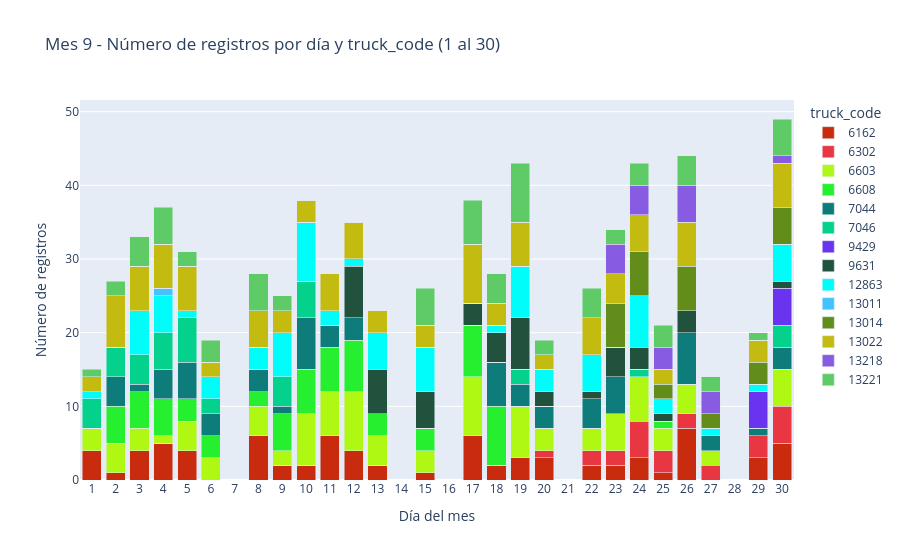

Here is the notebook cell this chart was saved with:
### Code cell
# Histograma (barras) del mes 9: número de registros por día
df_mes_9 = df.loc[df["mes"] == 9].copy()
# Conteo por truck_code en mes 9
conteo_por_camion_mes_9 = (
    df_mes_9["truck_code"]
    .value_counts(dropna=False)
    .sort_index()
)

# Si no existe px (por orden de ejecución), importarlo
if "px" not in globals():
    import plotly.express as px

# Conteo por día y truck_code (apilado) para septiembre (1..30)
registros_por_dia_truck_mes_9 = (

    df_mes_9.groupby(["u_day", "truck_code"])
    .size()
    .unstack(fill_value=0)
    .reindex(range(1, 31), fill_value=0)
)

# Colores consistentes con meses anteriores; fallback determinístico si aparece un truck nuevo
truck_ids_mes_9 = registros_por_dia_truck_mes_9.columns.tolist()
colores_por_truck_mes_9 = {
    t: colores_por_truck.get(
        t,
        f"#{(int(pd.util.hash_pandas_object(pd.Index([t]), index=False).iloc[0]) & 0xFFFFFF):06x}"
    )
    for t in truck_ids_mes_9
}

# Formato largo para Plotly
plot_data_mes_9 = (
    registros_por_dia_truck_mes_9   
    .reset_index(names="u_day")
    .melt(id_vars="u_day", var_name="truck_code", value_name="conteo")
)

fig_mes_9 = px.bar(
    plot_data_mes_9,
    x="u_day",
    y="conteo",
    color="truck_code",
    title="Mes 9 - Número de registros por día y truck_code (1 al 30)",
    labels={"u_day": "Día del mes", "conteo": "Número de registros", "truck_code": "truck_code"},
    color_discrete_map=colores_por_truck_mes_9
)

fig_mes_9.update_layout(
    barmode="stack",
    xaxis=dict(tickmode="linear", dtick=1),
    legend_title_text="truck_code"
)

fig_mes_9.update_traces(
    hovertemplate="Día %{x}<br>truck_code=%{fullData.name}<br>Conteo=%{y}<extra></extra>"
)

fig_mes_9.show()

print("Conteo por camión (mes 9):")
display(conteo_por_camion_mes_9)
registros_por_dia_mes_9 = (
    df_mes_9["u_day"]
    .value_counts()
    .sort_index()
)

print(f"Total de registros en mes 9: {len(df_mes_9)}")
display(registros_por_dia_mes_9)

### Figure 1 — Plotly figure (JSON) as saved in the notebook; plotly's stock layout.template omitted (floating-point values rounded to 4 significant figures)
{"data": [{"hovertemplate": "Día %{x}<br>truck_code=%{fullData.name}<br>Conteo=%{y}<extra></extra>", "legendgroup": "6162", "marker": {"color": "#c82b0e", "pattern": {"shape": ""}}, "name": "6162", "orientation": "v", "showlegend": true, "textposition": "auto", "type": "bar", "x": [1, 2, 3, 4, 5, 6, 7, 8, 9, 10, 11, 12, 13, 14, 15, 16, 17, 18, 19, 20, 21, 22, 23, 24, 25, 26, 27, 28, 29, 30], "xaxis": "x", "y": [4, 1, 4, 5, 4, 0, 0, 6, 2, 2, 6, 4, 2, 0, 1, 0, 6, 2, 3, 3, 0, 2, 2, 3, 1, 7, 0, 0, 3, 5], "yaxis": "y"}, {"hovertemplate": "Día %{x}<br>truck_code=%{fullData.name}<br>Conteo=%{y}<extra></extra>", "legendgroup": "6302", "marker": {"color": "#e93643", "pattern": {"shape": ""}}, "name": "6302", "orientation": "v", "showlegend": true, "textposition": "auto", "type": "bar", "x": [1, 2, 3, 4, 5, 6, 7, 8, 9, 10, 11, 12, 13, 14, 15, 16, 17, 18, 19, 20, 21, 22, 23, 24, 25, 26, 27, 28, 29, 30], "xaxis": "x", "y": [0, 0, 0, 0, 0, 0, 0, 0, 0, 0, 0, 0, 0, 0, 0, 0, 0, 0, 0, 1, 0, 2, 2, 5, 3, 2, 2, 0, 3, 5], "yaxis": "y"}, {"hovertemplate": "Día %{x}<br>truck_code=%{fullData.name}<br>Conteo=%{y}<extra></extra>", "legendgroup": "6603", "marker": {"color": "#aff813", "pattern": {"shape": ""}}, "name": "6603", "orientation": "v", "showlegend": true, "textposition": "auto", "type": "bar", "x": [1, 2, 3, 4, 5, 6, 7, 8, 9, 10, 11, 12, 13, 14, 15, 16, 17, 18, 19, 20, 21, 22, 23, 24, 25, 26, 27, 28, 29, 30], "xaxis": "x", "y": [3, 4, 3, 1, 4, 3, 0, 4, 2, 7, 6, 8, 4, 0, 3, 0, 8, 0, 7, 3, 0, 3, 5, 6, 3, 4, 2, 0, 0, 5], "yaxis": "y"}, {"hovertemplate": "Día %{x}<br>truck_code=%{fullData.name}<br>Conteo=%{y}<extra></extra>", "legendgroup": "6608", "marker": {"color": "#26ef30", "pattern": {"shape": ""}}, "name": "6608", "orientation": "v", "showlegend": true, "textposition": "auto", "type": "bar", "x": [1, 2, 3, 4, 5, 6, 7, 8, 9, 10, 11, 12, 13, 14, 15, 16, 17, 18, 19, 20, 21, 22, 23, 24, 25, 26, 27, 28, 29, 30], "xaxis": "x", "y": [0, 5, 5, 5, 3, 3, 0, 2, 5, 6, 6, 7, 3, 0, 3, 0, 7, 8, 0, 0, 0, 0, 0, 0, 1, 0, 0, 0, 0, 0], "yaxis": "y"}, {"hovertemplate": "Día %{x}<br>truck_code=%{fullData.name}<br>Conteo=%{y}<extra></extra>", "legendgroup": "7044", "marker": {"color": "#0e7c7a", "pattern": {"shape": ""}}, "name": "7044", "orientation": "v", "showlegend": true, "textposition": "auto", "type": "bar", "x": [1, 2, 3, 4, 5, 6, 7, 8, 9, 10, 11, 12, 13, 14, 15, 16, 17, 18, 19, 20, 21, 22, 23, 24, 25, 26, 27, 28, 29, 30], "xaxis": "x", "y": [0, 4, 1, 4, 5, 3, 0, 3, 1, 7, 3, 3, 0, 0, 0, 0, 0, 6, 3, 3, 0, 4, 5, 0, 0, 7, 2, 0, 1, 3], "yaxis": "y"}, {"hovertemplate": "Día %{x}<br>truck_code=%{fullData.name}<br>Conteo=%{y}<extra></extra>", "legendgroup": "7046", "marker": {"color": "#03d18c", "pattern": {"shape": ""}}, "name": "7046", "orientation": "v", "showlegend": true, "textposition": "auto", "type": "bar", "x": [1, 2, 3, 4, 5, 6, 7, 8, 9, 10, 11, 12, 13, 14, 15, 16, 17, 18, 19, 20, 21, 22, 23, 24, 25, 26, 27, 28, 29, 30], "xaxis": "x", "y": [4, 4, 4, 5, 6, 2, 0, 0, 4, 5, 0, 0, 0, 0, 0, 0, 0, 0, 2, 0, 0, 0, 0, 1, 0, 0, 0, 0, 0, 3], "yaxis": "y"}, {"hovertemplate": "Día %{x}<br>truck_code=%{fullData.name}<br>Conteo=%{y}<extra></extra>", "legendgroup": "9429", "marker": {"color": "#6933ef", "pattern": {"shape": ""}}, "name": "9429", "orientation": "v", "showlegend": true, "textposition": "auto", "type": "bar", "x": [1, 2, 3, 4, 5, 6, 7, 8, 9, 10, 11, 12, 13, 14, 15, 16, 17, 18, 19, 20, 21, 22, 23, 24, 25, 26, 27, 28, 29, 30], "xaxis": "x", "y": [0, 0, 0, 0, 0, 0, 0, 0, 0, 0, 0, 0, 0, 0, 0, 0, 0, 0, 0, 0, 0, 0, 0, 0, 0, 0, 0, 0, 5, 5], "yaxis": "y"}, {"hovertemplate": "Día %{x}<br>truck_code=%{fullData.name}<br>Conteo=%{y}<extra></extra>", "legendgroup": "9631", "marker": {"color": "#21523d", "pattern": {"shape": ""}}, "name": "9631", "orientation": "v", "showlegend": true, "textposition": "auto", "type": "bar", "x": [1, 2, 3, 4, 5, 6, 7, 8, 9, 10, 11, 12, 13, 14, 15, 16, 17, 18, 19, 20, 21, 22, 23, 24, 25, 26, 27, 28, 29, 30], "xaxis": "x", "y": [0, 0, 0, 0, 0, 0, 0, 0, 0, 0, 0, 7, 6, 0, 5, 0, 3, 4, 7, 2, 0, 1, 4, 3, 1, 3, 0, 0, 0, 1], "yaxis": "y"}, {"hovertemplate": "Día %{x}<br>truck_code=%{fullData.name}<br>Conteo=%{y}<extra></extra>", "legendgroup": "12863", "marker": {"color": "#01fdf9", "pattern": {"shape": ""}}, "name": "12863", "orientation": "v", "showlegend": true, "textposition": "auto", "type": "bar", "x": [1, 2, 3, 4, 5, 6, 7, 8, 9, 10, 11, 12, 13, 14, 15, 16, 17, 18, 19, 20, 21, 22, 23, 24, 25, 26, 27, 28, 29, 30], "xaxis": "x", "y": [1, 0, 6, 5, 1, 3, 0, 3, 6, 8, 2, 1, 5, 0, 6, 0, 0, 1, 7, 3, 0, 5, 0, 7, 2, 0, 1, 0, 1, 5], "yaxis": "y"}, {"hovertemplate": "Día %{x}<br>truck_code=%{fullData.name}<br>Conteo=%{y}<extra></extra>", "legendgroup": "13011", "marker": {"color": "#44c1ff", "pattern": {"shape": ""}}, "name": "13011", "orientation": "v", "showlegend": true, "textposition": "auto", "type": "bar", "x": [1, 2, 3, 4, 5, 6, 7, 8, 9, 10, 11, 12, 13, 14, 15, 16, 17, 18, 19, 20, 21, 22, 23, 24, 25, 26, 27, 28, 29, 30], "xaxis": "x", "y": [0, 0, 0, 1, 0, 0, 0, 0, 0, 0, 0, 0, 0, 0, 0, 0, 0, 0, 0, 0, 0, 0, 0, 0, 0, 0, 0, 0, 0, 0], "yaxis": "y"}, {"hovertemplate": "Día %{x}<br>truck_code=%{fullData.name}<br>Conteo=%{y}<extra></extra>", "legendgroup": "13014", "marker": {"color": "#628d1a", "pattern": {"shape": ""}}, "name": "13014", "orientation": "v", "showlegend": true, "textposition": "auto", "type": "bar", "x": [1, 2, 3, 4, 5, 6, 7, 8, 9, 10, 11, 12, 13, 14, 15, 16, 17, 18, 19, 20, 21, 22, 23, 24, 25, 26, 27, 28, 29, 30], "xaxis": "x", "y": [0, 0, 0, 0, 0, 0, 0, 0, 0, 0, 0, 0, 0, 0, 0, 0, 0, 0, 0, 0, 0, 0, 6, 6, 2, 6, 2, 0, 3, 5], "yaxis": "y"}, {"hovertemplate": "Día %{x}<br>truck_code=%{fullData.name}<br>Conteo=%{y}<extra></extra>", "legendgroup": "13022", "marker": {"color": "#c3bb10", "pattern": {"shape": ""}}, "name": "13022", "orientation": "v", "showlegend": true, "textposition": "auto", "type": "bar", "x": [1, 2, 3, 4, 5, 6, 7, 8, 9, 10, 11, 12, 13, 14, 15, 16, 17, 18, 19, 20, 21, 22, 23, 24, 25, 26, 27, 28, 29, 30], "xaxis": "x", "y": [2, 7, 6, 6, 6, 2, 0, 5, 3, 3, 5, 5, 3, 0, 3, 0, 8, 3, 6, 2, 0, 5, 4, 5, 2, 6, 0, 0, 3, 6], "yaxis": "y"}, {"hovertemplate": "Día %{x}<br>truck_code=%{fullData.name}<br>Conteo=%{y}<extra></extra>", "legendgroup": "13218", "marker": {"color": "#875ce2", "pattern": {"shape": ""}}, "name": "13218", "orientation": "v", "showlegend": true, "textposition": "auto", "type": "bar", "x": [1, 2, 3, 4, 5, 6, 7, 8, 9, 10, 11, 12, 13, 14, 15, 16, 17, 18, 19, 20, 21, 22, 23, 24, 25, 26, 27, 28, 29, 30], "xaxis": "x", "y": [0, 0, 0, 0, 0, 0, 0, 0, 0, 0, 0, 0, 0, 0, 0, 0, 0, 0, 0, 0, 0, 0, 4, 4, 3, 5, 3, 0, 0, 1], "yaxis": "y"}, {"hovertemplate": "Día %{x}<br>truck_code=%{fullData.name}<br>Conteo=%{y}<extra></extra>", "legendgroup": "13221", "marker": {"color": "#5fcb67", "pattern": {"shape": ""}}, "name": "13221", "orientation": "v", "showlegend": true, "textposition": "auto", "type": "bar", "x": [1, 2, 3, 4, 5, 6, 7, 8, 9, 10, 11, 12, 13, 14, 15, 16, 17, 18, 19, 20, 21, 22, 23, 24, 25, 26, 27, 28, 29, 30], "xaxis": "x", "y": [1, 2, 4, 5, 2, 3, 0, 5, 2, 0, 0, 0, 0, 0, 5, 0, 6, 4, 8, 2, 0, 4, 2, 3, 3, 4, 2, 0, 1, 5], "yaxis": "y"}], "layout": {"barmode": "stack", "legend": {"title": {"text": "truck_code"}, "tracegroupgap": 0}, "title": {"text": "Mes 9 - Número de registros por día y truck_code (1 al 30)"}, "xaxis": {"anchor": "y", "domain": [0, 1], "dtick": 1, "tickmode": "linear", "title": {"text": "Día del mes"}}, "yaxis": {"anchor": "x", "domain": [0, 1], "title": {"text": "Número de registros"}}}}
